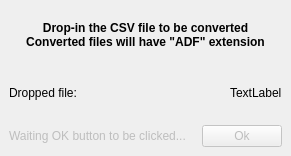
<?xml version="1.0" encoding="UTF-8"?>
<ui version="4.0">
 <class>MainWindow</class>
 <widget class="QMainWindow" name="MainWindow">
  <property name="geometry">
   <rect>
    <x>0</x>
    <y>0</y>
    <width>286</width>
    <height>156</height>
   </rect>
  </property>
  <property name="sizePolicy">
   <sizepolicy hsizetype="Minimum" vsizetype="Preferred">
    <horstretch>0</horstretch>
    <verstretch>0</verstretch>
   </sizepolicy>
  </property>
  <property name="windowTitle">
   <string>VisBlue CSV to ADF</string>
  </property>
  <widget class="QWidget" name="centralwidget">
   <layout class="QVBoxLayout" name="verticalLayout">
    <item>
     <widget class="QLabel" name="label">
      <property name="font">
       <font>
        <weight>75</weight>
        <bold>true</bold>
       </font>
      </property>
      <property name="text">
       <string>Drop-in the CSV file to be converted
Converted files will have &quot;ADF&quot; extension</string>
      </property>
      <property name="alignment">
       <set>Qt::AlignCenter</set>
      </property>
     </widget>
    </item>
    <item>
     <layout class="QHBoxLayout" name="horizontalLayout">
      <item>
       <widget class="QLabel" name="label_2">
        <property name="text">
         <string>Dropped file:</string>
        </property>
       </widget>
      </item>
      <item>
       <spacer name="horizontalSpacer">
        <property name="orientation">
         <enum>Qt::Horizontal</enum>
        </property>
        <property name="sizeHint" stdset="0">
         <size>
          <width>40</width>
          <height>20</height>
         </size>
        </property>
       </spacer>
      </item>
      <item>
       <widget class="QLabel" name="label_4">
        <property name="text">
         <string>TextLabel</string>
        </property>
       </widget>
      </item>
     </layout>
    </item>
    <item>
     <layout class="QHBoxLayout" name="horizontalLayout_2">
      <item>
       <widget class="QLabel" name="label_3">
        <property name="enabled">
         <bool>false</bool>
        </property>
        <property name="text">
         <string>Waiting OK button to be clicked...   </string>
        </property>
       </widget>
      </item>
      <item>
       <widget class="QPushButton" name="pushButton">
        <property name="enabled">
         <bool>false</bool>
        </property>
        <property name="text">
         <string>Ok</string>
        </property>
       </widget>
      </item>
      <item>
       <spacer name="horizontalSpacer_2">
        <property name="orientation">
         <enum>Qt::Horizontal</enum>
        </property>
        <property name="sizeHint" stdset="0">
         <size>
          <width>40</width>
          <height>20</height>
         </size>
        </property>
       </spacer>
      </item>
     </layout>
    </item>
   </layout>
  </widget>
 </widget>
 <resources/>
 <connections/>
</ui>
